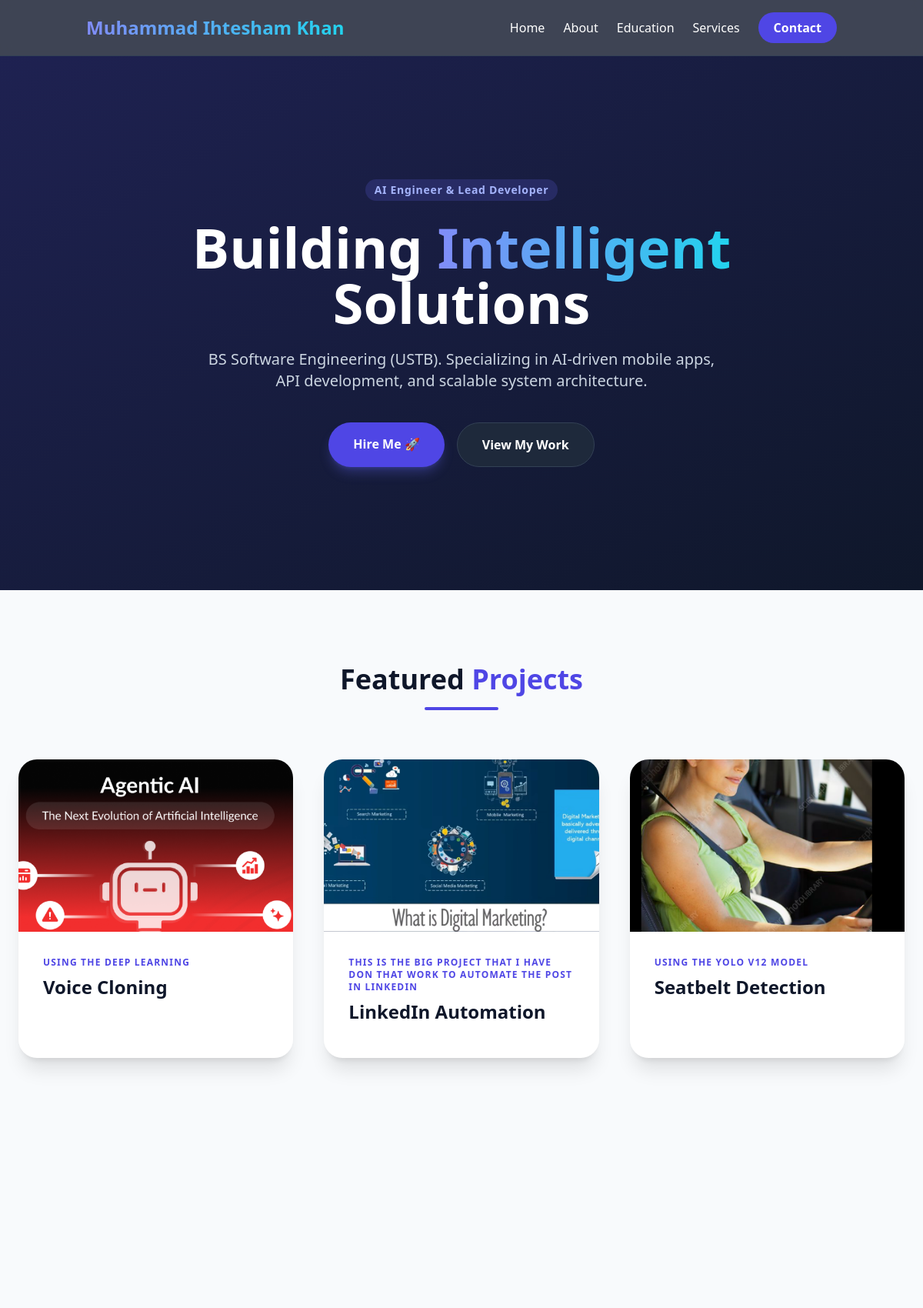
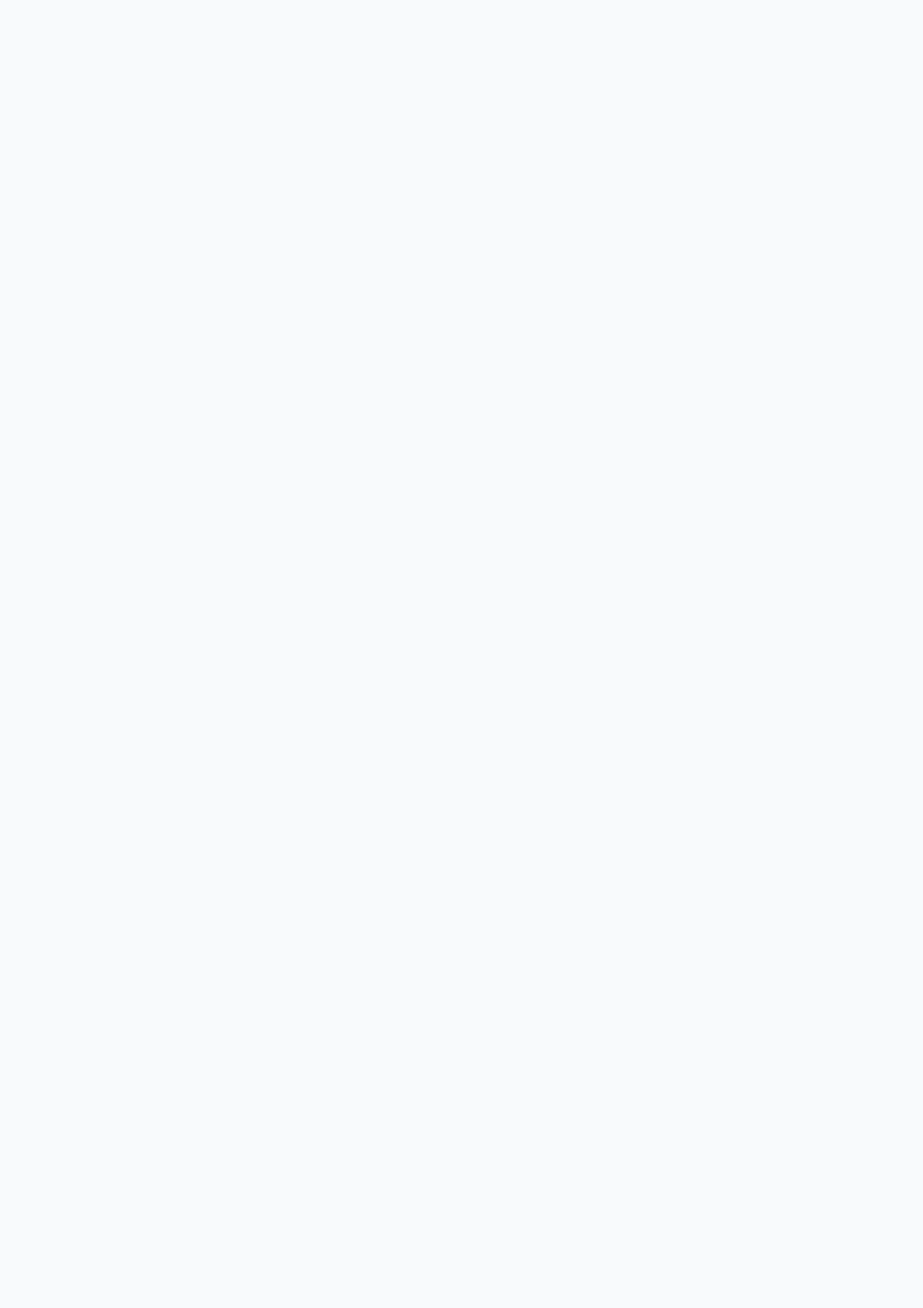
The page / (upper part) on the database its author committed (2 pictures, top to bottom).
### pages/models.py (models this page shows, shortened)
class Project(models.Model):
    title = models.CharField(max_length=200)
    image = models.ImageField(upload_to='projects/')
    technologies = models.CharField(max_length=200)

### pages/views.py (the view)
# urls.py: path("", home_page_view, name="home"),
def home_page_view(request):
    my_projects = Project.objects.all()
    my_skills = Skill.objects.all()
    my_experience = Experience.objects.all()
    context = {
        "projects": my_projects,
        "skills": my_skills,
        "experience": my_experience
    }
    return render(request, "home.html", context)

### pages/templates/home.html (shortened to what this page needs)
{% extends "base.html" %}
{% block content %}
<div class="relative bg-slate-900 text-white overflow-hidden">
    <div class="absolute inset-0 bg-gradient-to-br from-indigo-900/50 to-slate-900 opacity-90 z-0"></div>
    <div class="relative z-10 container mx-auto px-6 py-32 md:py-40 text-center flex flex-col items-center">
        <span class="inline-block py-1 px-3 rounded-full bg-indigo-500/20 text-indigo-300 text-sm font-semibold tracking-wider mb-6 animate__animated animate__fadeInDown">
            AI Engineer & Lead Developer
        </span>
        <h1 class="text-5xl md:text-7xl font-extrabold mb-6 animate__animated animate__fadeInUp">
            Building <span class="text-transparent bg-clip-text bg-gradient-to-r from-indigo-400 to-cyan-400">Intelligent</span> Solutions
        </h1>
        <p class="text-lg md:text-xl text-slate-300 max-w-2xl mb-10 animate__animated animate__fadeInUp animate__delay-1s">
            BS Software Engineering (USTB). Specializing in AI-driven mobile apps, API development, and scalable system architecture.
        </p>
        <div class="flex flex-col sm:flex-row gap-4 animate__animated animate__fadeInUp animate__delay-1s">
            <a href="{% url 'contact' %}" class="bg-indigo-600 hover:bg-indigo-500 text-white px-8 py-4 rounded-full font-bold transition-all transform hover:-translate-y-1 shadow-lg shadow-indigo-500/30">
                Hire Me 🚀
            </a>
            <a href="#projects" class="bg-slate-800 hover:bg-slate-700 text-white px-8 py-4 rounded-full font-bold transition-all border border-slate-700">
                View My Work
            </a>
        </div>
    </div>
</div>
<div id="projects" class="bg-slate-50 py-24 px-6 min-h-screen">
    <div class="container mx-auto max-w-6xl">
        <div class="text-center mb-16 animate__animated animate__fadeIn">
            <h2 class="text-4xl font-extrabold text-slate-900 mb-4">Featured <span class="text-indigo-600">Projects</span></h2>
            <div class="w-24 h-1 bg-indigo-600 mx-auto rounded-full"></div>
        </div>
        <div class="grid grid-cols-1 md:grid-cols-2 lg:grid-cols-3 gap-10">
            {% for project in projects %}
            <div class="bg-white rounded-3xl shadow-xl overflow-hidden hover:shadow-2xl transition-all duration-300 group animate__animated animate__fadeInUp">
                <div class="relative h-56 overflow-hidden bg-slate-200">
                    {% if project.image %}
                        <img src="{{ project.image.url }}" class="w-full h-full object-cover transform transition-transform duration-700 group-hover:scale-110">
                    {% else %}
                        <div class="w-full h-full flex items-center justify-center text-slate-400">No Image</div>
                    {% endif %}
                </div>
                <div class="p-8">
                    <p class="text-xs font-bold text-indigo-600 uppercase tracking-widest mb-2">{{ project.technologies }}</p>
                    <h3 class="text-2xl font-bold text-slate-900 mb-3 line-clamp-2">
                        <a href="{% url 'project_detail' project.pk %}" class="hover:text-indigo-600 transition-colors">
                            {{ project.title }}
                        </a>
                    </h3>
                </div>
            </div>
            {% endfor %}
        </div>
    </div>
</div>
{% endblock content %}

### pages/templates/base.html (shortened to what this page needs)
{% load static %}
<!DOCTYPE html>
<html lang="en">
<head>
    <link rel="stylesheet" href="https://cdnjs.cloudflare.com/ajax/libs/animate.css/4.1.1/animate.min.css"/>
    <script src="https://cdn.tailwindcss.com"></script>
</head>
<body class="bg-slate-50 text-slate-900 font-sans">
    <nav class="glass text-white sticky top-0 z-50 border-b border-slate-700">
        <div class="container mx-auto px-6 py-4 flex justify-between items-center">
            <h1 class="text-2xl font-bold gradient-text">Muhammad Ihtesham Khan</h1>
            <div class="hidden md:flex space-x-6 items-center">
                <a href="{% url 'home' %}" class="hover:text-indigo-400 transition">Home</a>
                <a href="{% url 'about' %}" class="hover:text-indigo-400 transition">About</a>
                <a href="{% url 'education' %}" class="hover:text-indigo-400 transition">Education</a>
                <a href="{% url 'services' %}" class="hover:text-indigo-400 transition">Services</a>
                <a href="{% url 'contact' %}" class="bg-indigo-600 px-5 py-2 rounded-full font-bold hover:bg-indigo-500 transition">Contact</a>
            </div>
        </div>
    </nav>
    {% block content %}{% endblock %}
</body>
</html>

### pages/templates/base.html (style rules this page uses)
.glass { background: rgba(15, 23, 42, 0.8); backdrop-filter: blur(10px); }
.gradient-text { background: linear-gradient(90deg, #818cf8, #22d3ee); -webkit-background-clip: text; color: transparent; }

### rows shown on the page
Project: image (picture), technologies "USING THE DEEP LEARNING", title "Voice Cloning"
Project: image (picture), technologies "THIS IS THE BIG PROJECT THAT I HAVE DON THAT WORK TO AUTOMATE THE POST IN LINKEDIN", title "LinkedIn Automation"
Project: image (picture), technologies "USING THE YOLO V12 MODEL", title "Seatbelt Detection"
